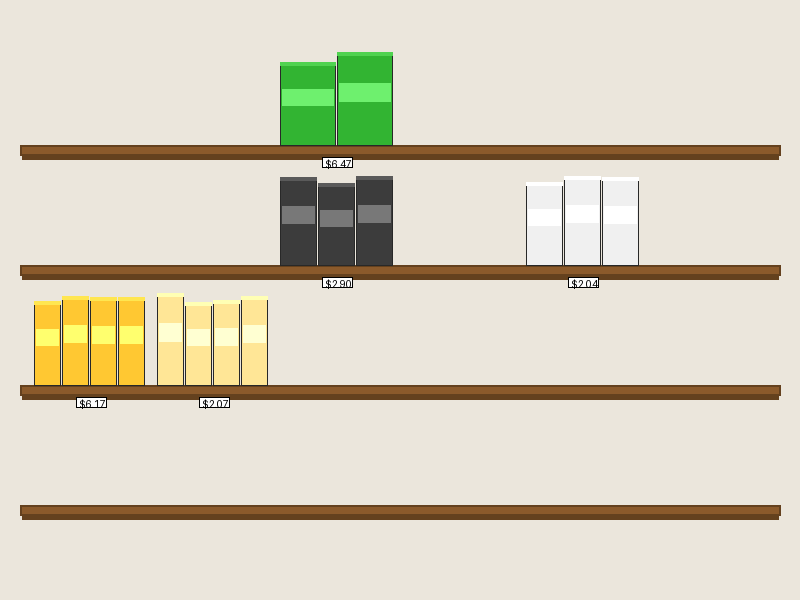
#> input picture data/sample_images/shelf_empty_sections.png, 800 x 600 px; its folder holds only this picture in this run
$ python -i price_tag_detector.py   (imports and definitions only)
#> lines starting #> are read from the running program, lines starting #| are printed output that depends on the picture; after the words box and inside, x2 and y2 are one past the last pixel; in counts of white or black regions, pixels touching at a corner belong together
"""
Price Tag Detection via OCR (EasyOCR).
Detects and reads price tags from shelf images, returning structured
price data with bounding boxes and confidence scores.

Falls back gracefully when easyocr is not installed — returns empty results
instead of crashing, so the rest of the pipeline keeps working.
"""
import sys
from pathlib import Path
sys.path.insert(0, str(Path(__file__).resolve().parent.parent))

import re
import numpy as np
import cv2
from dataclasses import dataclass, field
from typing import Optional, Union

# ── Try importing EasyOCR; set a flag if unavailable ─────────────────
_EASYOCR_AVAILABLE = False
_reader = None

try:
    import easyocr
    _EASYOCR_AVAILABLE = True
except ImportError:
    pass


@dataclass
class PriceTagResult:
    """A single detected price tag."""
    price: float                # Parsed dollar value, e.g. 4.99
    raw_text: str               # Raw OCR text, e.g. "$4.99"
    bbox: tuple                 # (x, y, w, h) bounding box
    confidence: float           # OCR confidence 0-1


@dataclass
class PriceDetectionOutput:
    """Aggregated results from one image."""
    detections: list = field(default_factory=list)   # list[PriceTagResult]
    processing_time_ms: float = 0.0
    ocr_available: bool = _EASYOCR_AVAILABLE


# ── Regex patterns for prices ────────────────────────────────────────
# Matches formats like $4.99, 4.99, $12, 12.5, ₹199, etc.
_PRICE_PATTERNS = [
    re.compile(r'[\$₹£€]?\s*(\d{1,4}[.,]\d{1,2})'),   # $4.99 or 4.99
    re.compile(r'[\$₹£€]\s*(\d{1,5})'),                 # $12 (integer only)
    re.compile(r'(\d{1,4}[.,]\d{1,2})\s*[\$₹£€]?'),     # 4.99$ (trailing symbol)
]


# [14 lines left out: function _parse_price, not called in this run]


class PriceTagDetector:
    """
    Detects price tags in shelf images using EasyOCR.

    Usage:
        detector = PriceTagDetector()
        results  = detector.detect("shelf_image.jpg")
        for r in results.detections:
            print(f"${r.price:.2f} @ {r.bbox}  conf={r.confidence:.2f}")
    """

    def __init__(self, languages: list[str] | None = None, gpu: bool = False):
        """
        Args:
            languages: EasyOCR language codes (default: ['en']).
            gpu:       Whether to use GPU for OCR inference.
        """
        self.languages = languages or ["en"]
        self.gpu = gpu
        self._reader = None
        self._init_attempted = False

    # ── Lazy-init so import never crashes ──────────────────────────
    def _ensure_reader(self) -> bool:
        """Lazily initialize the EasyOCR reader. Returns True if ready."""
        global _reader
        if self._reader is not None:
            return True
        if self._init_attempted:
            return False
        self._init_attempted = True

        if not _EASYOCR_AVAILABLE:
            print("  ⚠ easyocr not installed — price tag detection disabled")
            return False

        try:
            self._reader = easyocr.Reader(self.languages, gpu=self.gpu)
            _reader = self._reader          # cache globally
            return True
        except Exception as e:
            print(f"  ⚠ Failed to initialize EasyOCR reader: {e}")
            return False

    # ── Core detection method ──────────────────────────────────────
    def detect(
        self,
        image: Union[str, Path, np.ndarray],
        min_confidence: float = 0.3,
        preprocess: bool = True,
    ) -> PriceDetectionOutput:
        """
        Detect and read price tags from a shelf image.

        Args:
            image:          File path (str/Path) OR numpy BGR image array.
            min_confidence: Minimum OCR confidence to accept a detection.
            preprocess:     Apply contrast enhancement before OCR.

        Returns:
            PriceDetectionOutput with a list of PriceTagResult entries.
        """
#> called with min_confidence = 0.3, preprocess = True
        import time
        t0 = time.time()

        # ── Load image ─────────────────────────────────────────────
        if isinstance(image, (str, Path)):
            img = cv2.imread(str(image))
#> img is the input picture: shape (600, 800, 3); mean B, G, R 192.1, 210.6, 217
            if img is None:
                return PriceDetectionOutput(processing_time_ms=0)
        else:
            img = image.copy()

        # ── Optional preprocessing for better OCR accuracy ─────────
        if preprocess:
            img = self._preprocess(img)

        # ── Run OCR ────────────────────────────────────────────────
        if not self._ensure_reader():
            # Fallback: return empty result without crashing
            return PriceDetectionOutput(
                processing_time_ms=round((time.time() - t0) * 1000, 2),
                ocr_available=False,
            )

        try:
            ocr_results = self._reader.readtext(img)
        except Exception as e:
            print(f"  ⚠ OCR inference failed: {e}")
            return PriceDetectionOutput(
                processing_time_ms=round((time.time() - t0) * 1000, 2),
            )

        # ── Parse OCR results into structured price data ──────────
        detections = []
        for bbox_pts, text, conf in ocr_results:
            if conf < min_confidence:
                continue

            price = _parse_price(text)
            if price is None:
                continue        # Not a price — skip

            # Convert EasyOCR polygon to (x, y, w, h)
            xs = [pt[0] for pt in bbox_pts]
            ys = [pt[1] for pt in bbox_pts]
            x, y = int(min(xs)), int(min(ys))
            w, h = int(max(xs) - x), int(max(ys) - y)

            detections.append(PriceTagResult(
                price=price,
                raw_text=text.strip(),
                bbox=(x, y, w, h),
                confidence=round(float(conf), 3),
            ))

        elapsed = round((time.time() - t0) * 1000, 2)
        return PriceDetectionOutput(
            detections=detections,
            processing_time_ms=elapsed,
            ocr_available=True,
        )

    # ── Image preprocessing for OCR ────────────────────────────────
    @staticmethod
    def _preprocess(img: np.ndarray) -> np.ndarray:
        """
        Enhance contrast and sharpness for price tag readability.
        """
        # Convert to grayscale for OCR (higher accuracy)
        gray = cv2.cvtColor(img, cv2.COLOR_BGR2GRAY)
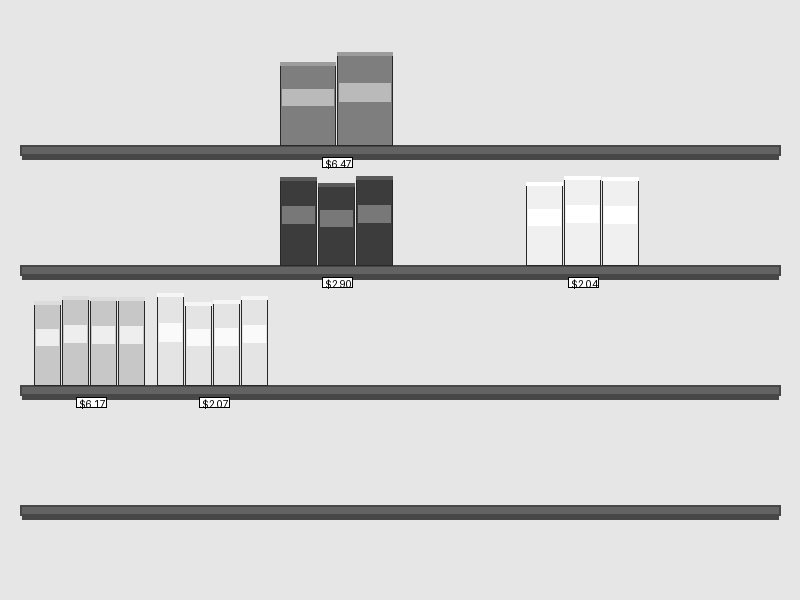
#> gray: shape (600, 800); min 0, max 255, mean 210.1

        # CLAHE for adaptive contrast enhancement
        clahe = cv2.createCLAHE(clipLimit=3.0, tileGridSize=(8, 8))
        enhanced = clahe.apply(gray)

        # Mild sharpening kernel to make digits crisper
        sharpen_kernel = np.array([
            [0, -1, 0],
            [-1, 5, -1],
            [0, -1, 0],
        ], dtype=np.float32)
        enhanced = cv2.filter2D(enhanced, -1, sharpen_kernel)
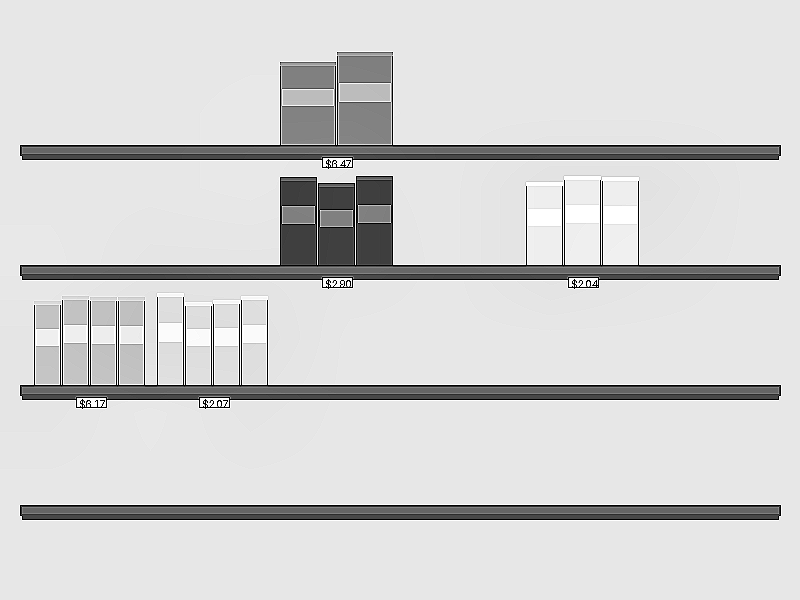
#> enhanced: shape (600, 800); min 0, max 255, mean 210.3

        # Adaptive threshold to isolate text from label background
        binary = cv2.adaptiveThreshold(
            enhanced, 255,
            cv2.ADAPTIVE_THRESH_GAUSSIAN_C,
            cv2.THRESH_BINARY,
            blockSize=11,
            C=2,
        )
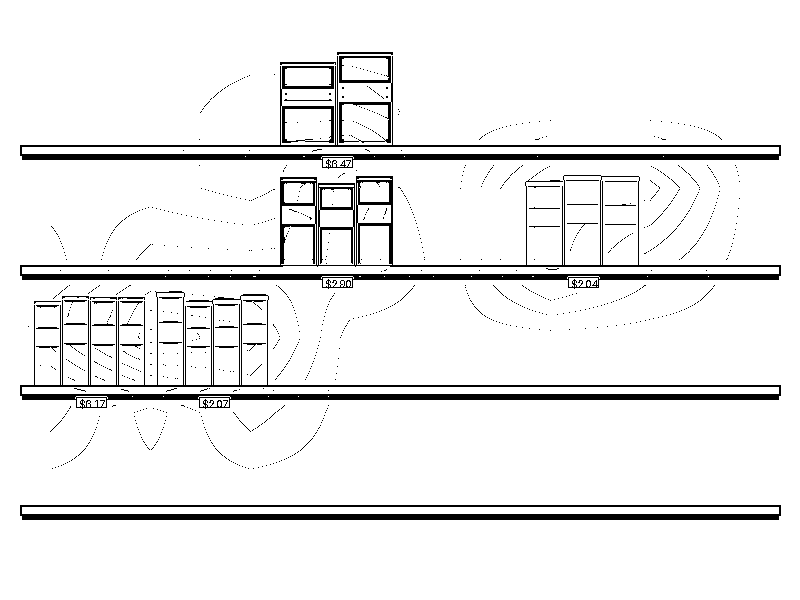
#> binary: shape (600, 800); 92.8% white; 984 black regions (940 under 20 px), largest, box (x1, y1, x2, y2) and area: (20, 175, 781, 289) 9131, (20, 56, 781, 169) 8139, (20, 291, 781, 409) 7665

        return binary

    # ── Convenience: detect from a cropped region ──────────────────
    # [47 lines left out: functions detect_in_region, draw_prices, not called in this run]

#> (the run stopped early here; a loop or call above may not have finished)

$ run again, on data/sample_images/shelf_full_shelf.png
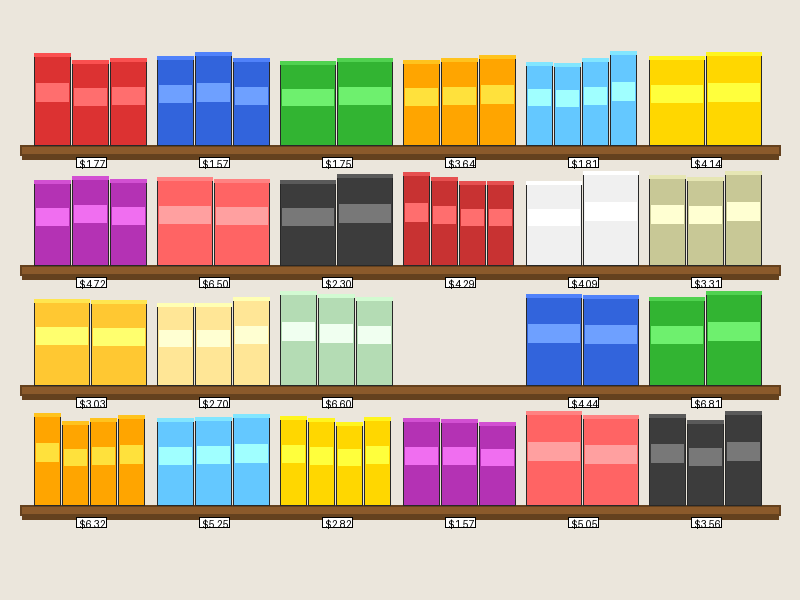
#> input picture data/sample_images/shelf_full_shelf.png, 800 x 600 px
#> in detect, img is the input picture: shape (600, 800, 3); mean B, G, R 155.7, 177.7, 193.6
#> in _preprocess, `enhanced = cv2.filter2D(enhanced, -1, sharpen_kernel)`:
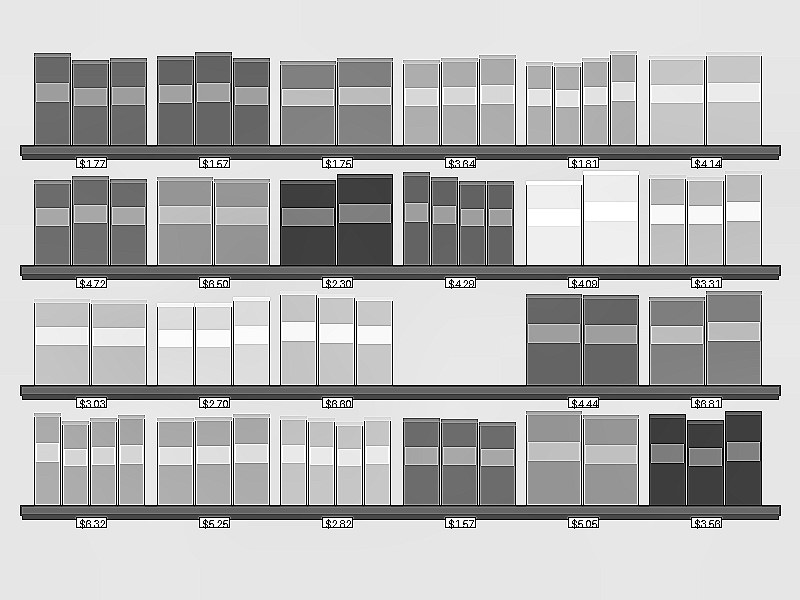
#> enhanced: shape (600, 800); min 0, max 255, mean 180.8
#> in _preprocess, `binary = cv2.adaptiveThreshold( enhanced, 255, cv2.ADAPTIVE_THRESH_GAU..`:
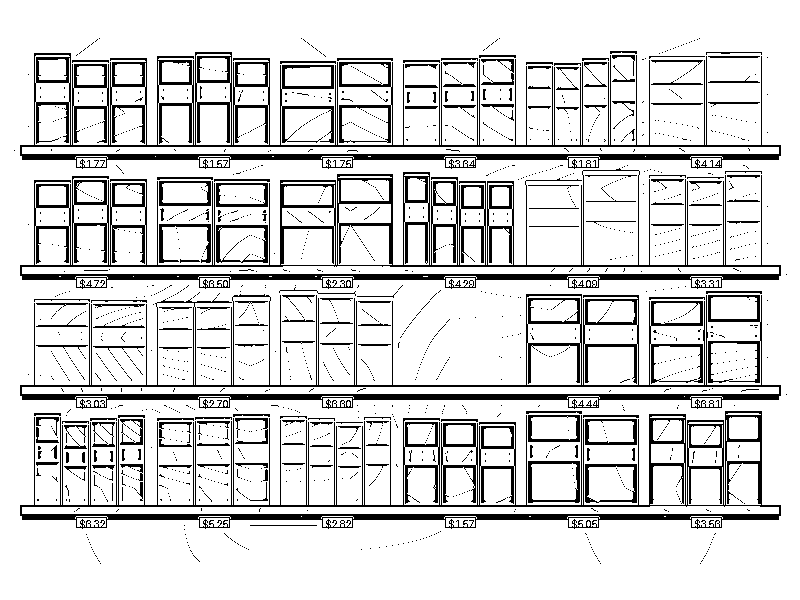
#> binary: shape (600, 800); 84.7% white; 1797 black regions (1626 under 20 px), largest, box (x1, y1, x2, y2) and area: (20, 168, 781, 289) 15324, (20, 52, 781, 169) 15082, (20, 411, 781, 529) 13401

$ run again, on data/sample_images/shelf_low_stock_shelf.png
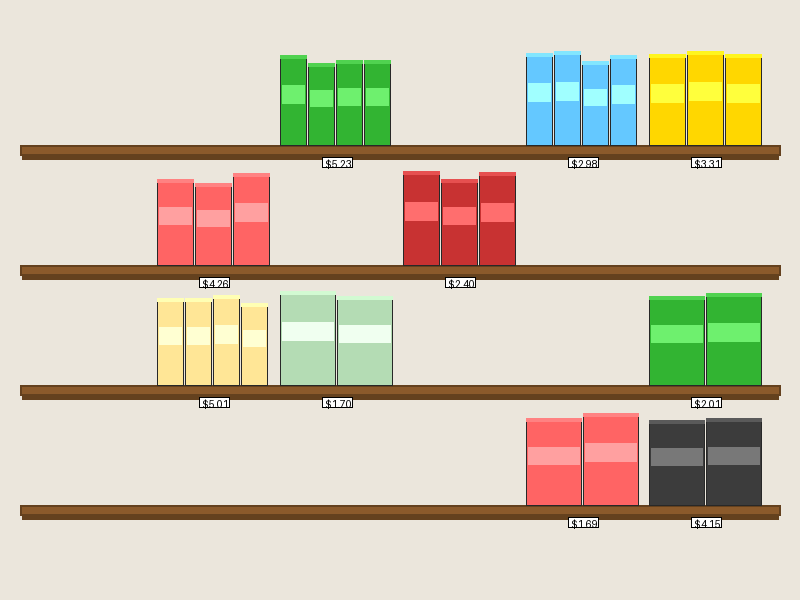
#> input picture data/sample_images/shelf_low_stock_shelf.png, 800 x 600 px
#> in detect, img is the input picture: shape (600, 800, 3); mean B, G, R 179.3, 200.5, 209.7
#> in _preprocess, `enhanced = cv2.filter2D(enhanced, -1, sharpen_kernel)`:
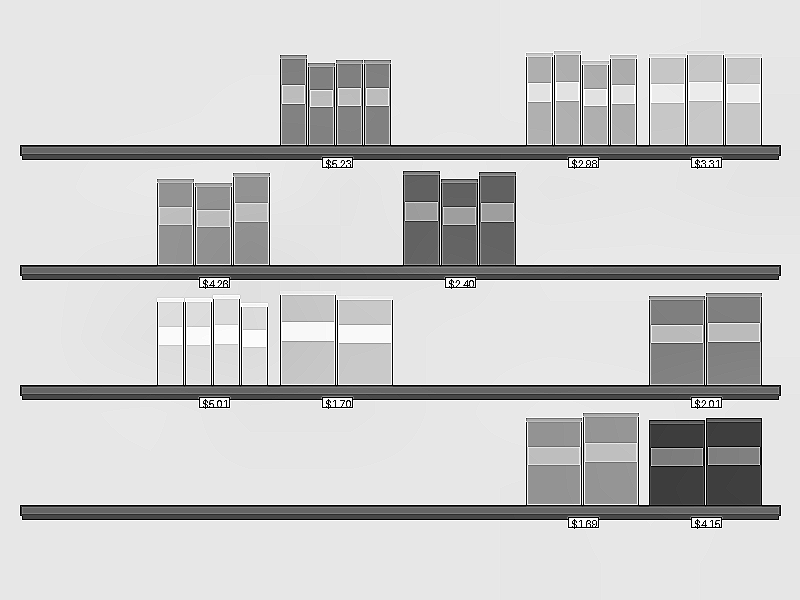
#> enhanced: shape (600, 800); min 0, max 255, mean 201.2
#> in _preprocess, `binary = cv2.adaptiveThreshold( enhanced, 255, cv2.ADAPTIVE_THRESH_GAU..`:
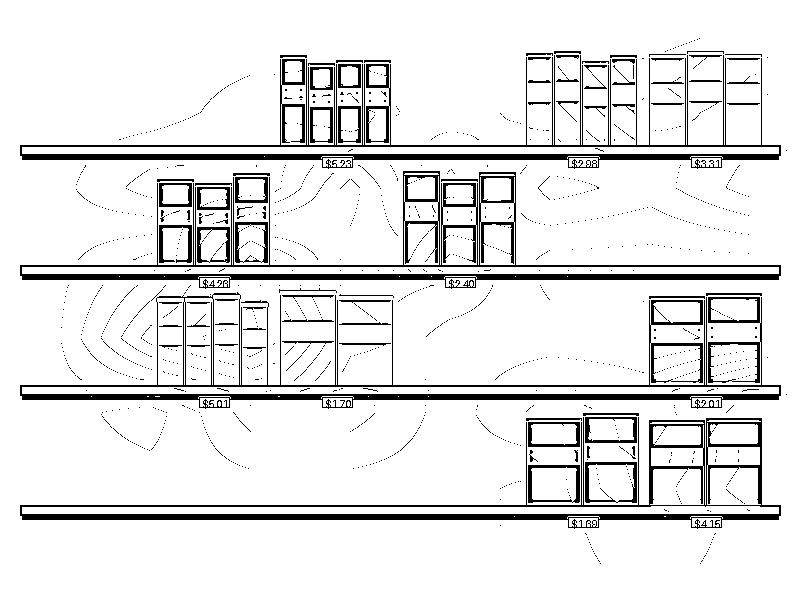
#> binary: shape (600, 800); 90% white; 1395 black regions (1309 under 20 px), largest, box (x1, y1, x2, y2) and area: (20, 292, 781, 409) 9452, (20, 171, 781, 289) 9299, (20, 55, 781, 169) 9155

$ run again, on data/sample_images/shelf_misplaced_products.png
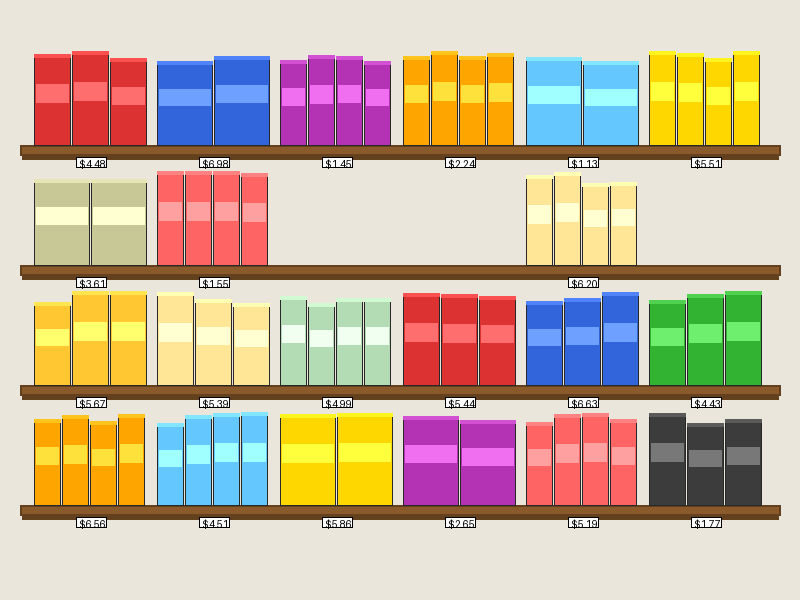
#> input picture data/sample_images/shelf_misplaced_products.png, 800 x 600 px
#> in detect, img is the input picture: shape (600, 800, 3); mean B, G, R 159.7, 181.3, 200.9
#> in _preprocess, `enhanced = cv2.filter2D(enhanced, -1, sharpen_kernel)`:
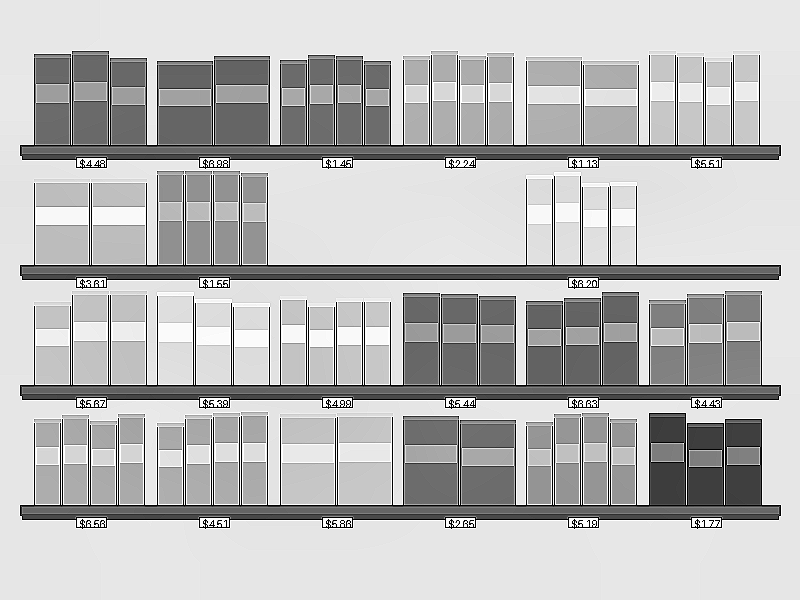
#> enhanced: shape (600, 800); min 0, max 255, mean 185.2
#> in _preprocess, `binary = cv2.adaptiveThreshold( enhanced, 255, cv2.ADAPTIVE_THRESH_GAU..`:
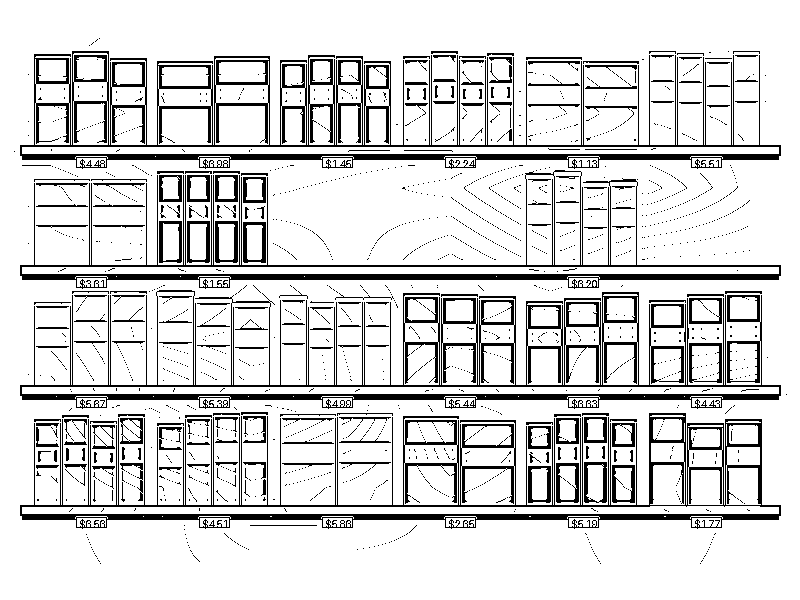
#> binary: shape (600, 800); 84.8% white; 1950 black regions (1744 under 20 px), largest, box (x1, y1, x2, y2) and area: (20, 51, 781, 169) 15977, (20, 290, 781, 409) 15406, (20, 413, 781, 529) 13131
